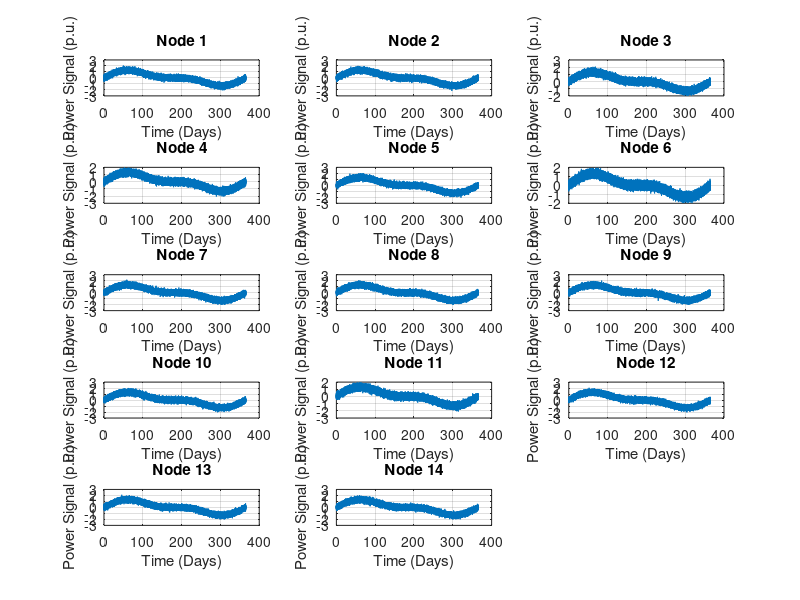

Write the MATLAB code that produced this figure. (Note: this script raises an error after producing the figure.)
clc; clear; close all;

%% ========== 1. Define IEEE-14 Synthetic Load Data ==========
% Mapping NYISO regions to IEEE-14 nodes
nyiso_nodes = [2, 3, 4, 5, 6, 9, 10, 11, 12, 13, 14];
nyiso_regions = {'CAPITL', 'CENTREL', 'DUNWOD', 'GENESE', 'HUD VL', ...
                 'LONGIL', 'MHK VL', 'MILLWD', 'N.Y.C.', 'NORTH', 'WEST'};
nyiso_loads = [100, 120, 80, 90, 110, 70, 130, 95, 105, 115, 85];

% Initialize power flow data for IEEE-14 system
num_nodes = 14;
bus_data = zeros(num_nodes, 3); % Columns: [Active Power, Reactive Power, Phase Angle]

% Assign synthetic active/reactive power loads
for i = 1:length(nyiso_nodes)
    node = nyiso_nodes(i);
    bus_data(node, 1) = nyiso_loads(i);        % Active power (MW)
    bus_data(node, 2) = nyiso_loads(i) * 0.3;  % Reactive power (MVAR)
end

disp('Synthetic IEEE-14 Load Data Mapped to NYISO Regions.');

%% ========== 2. Generate Power Time-Series Data ==========
sampling_interval = 5 / (60 * 24); % Convert minutes to fraction of a day
t = 0:sampling_interval:365; % Time vector for 12 months
power_signals = zeros(num_nodes, length(t));

for i = 1:num_nodes
    power_signals(i, :) = sin(2 * pi * t / 365) + 0.5 * sin(4 * pi * t / 365) + 0.2 * randn(size(t));
end

% Plot Power Signals for All Nodes
figure;
for i = 1:num_nodes
    subplot(5, 3, i);
    plot(t, power_signals(i, :));
    xlabel('Time (Days)');
    ylabel('Power Signal (p.u.)');
    title(['Node ', num2str(i)]);
    grid on;
end
sgtitle('Generated Power Signals for All Nodes');

%% ========== 3. CEEMDAN Decomposition for Each Node ==========
if exist('ceemdan', 'file') ~= 2
    warning('CEEMDAN function not found. Proceeding without decomposition.');
    imf_matrix = cell(num_nodes, 1);
else
    num_imfs = 6; % Number of IMFs to extract
    imf_matrix = cell(num_nodes, 1);
    for i = 1:num_nodes
        imf_matrix{i} = ceemdan(power_signals(i, :), 0.1, num_imfs);
    end

    % Plot IMFs for All Nodes
    for i = 1:num_nodes
        figure;
        for j = 1:num_imfs
            subplot(num_imfs, 1, j);
            plot(t, imf_matrix{i}(j, :));
            title(['IMF ', num2str(j), ' for Node ', num2str(i)]);
            grid on;
        end
        sgtitle(['CEEMDAN Decomposition Components for Node ', num2str(i)]);
    end
end

%% ========== 4. Correlation Coefficients of Decomposed Components ==========
if exist('ceemdan', 'file') == 2
    correlation_matrix = zeros(num_nodes, num_imfs, num_imfs);
    for i = 1:num_nodes
        correlation_matrix(i, :, :) = corrcoef(imf_matrix{i}');
    end

    % Display Correlation Matrices for All Nodes
    for i = 1:num_nodes
        figure;
        imagesc(squeeze(correlation_matrix(i, :, :)));
        colorbar;
        title(['Correlation Coefficients of CEEMDAN Components (Node ', num2str(i), ')']);
        xlabel('IMF Component');
        ylabel('IMF Component');
        axis square;
    end
end

%% ========== 5. Reconstruct Signal for Each Node ==========
if exist('ceemdan', 'file') == 2
    reconstructed_signals = zeros(num_nodes, length(t));
    for i = 1:num_nodes
        reconstructed_signals(i, :) = sum(imf_matrix{i}, 1);
    end

    % Plot Original vs Reconstructed for All Nodes
    for i = 1:num_nodes
        figure;
        plot(t, power_signals(i, :), 'b', 'DisplayName', 'Original Signal');
        hold on;
        plot(t, reconstructed_signals(i, :), 'r--', 'DisplayName', 'Reconstructed Signal');
        xlabel('Time (Days)');
        ylabel('Signal Amplitude');
        title(['Original vs Reconstructed Signal for Node ', num2str(i)]);
        legend;
        grid on;
    end
end

%% ========== 6. Compute System Voltage and Phase Angles ==========
% Assuming a constant voltage magnitude of 1.0 p.u.
voltage_magnitude = ones(num_nodes, 1);
phase_angle = linspace(-pi/6, pi/6, num_nodes); % Simulated phase angles

bus_data(:, 3) = phase_angle; % Store in data structure

% Plot Voltage Magnitudes
figure;
bar(voltage_magnitude);
title('Voltage Magnitude at IEEE-14 Nodes');
xlabel('Node Index');
ylabel('Voltage (p.u.)');

% Plot Phase Angles
figure;
bar(phase_angle);
title('Phase Angles at IEEE-14 Nodes');
xlabel('Node Index');
ylabel('Phase Angle (radians)');

%% ========== 7. Save Outputs ==========
save('simulation_results.mat', 'bus_data', 't', 'power_signals');

disp('Simulation completed successfully. Results saved in "simulation_results.mat".');
